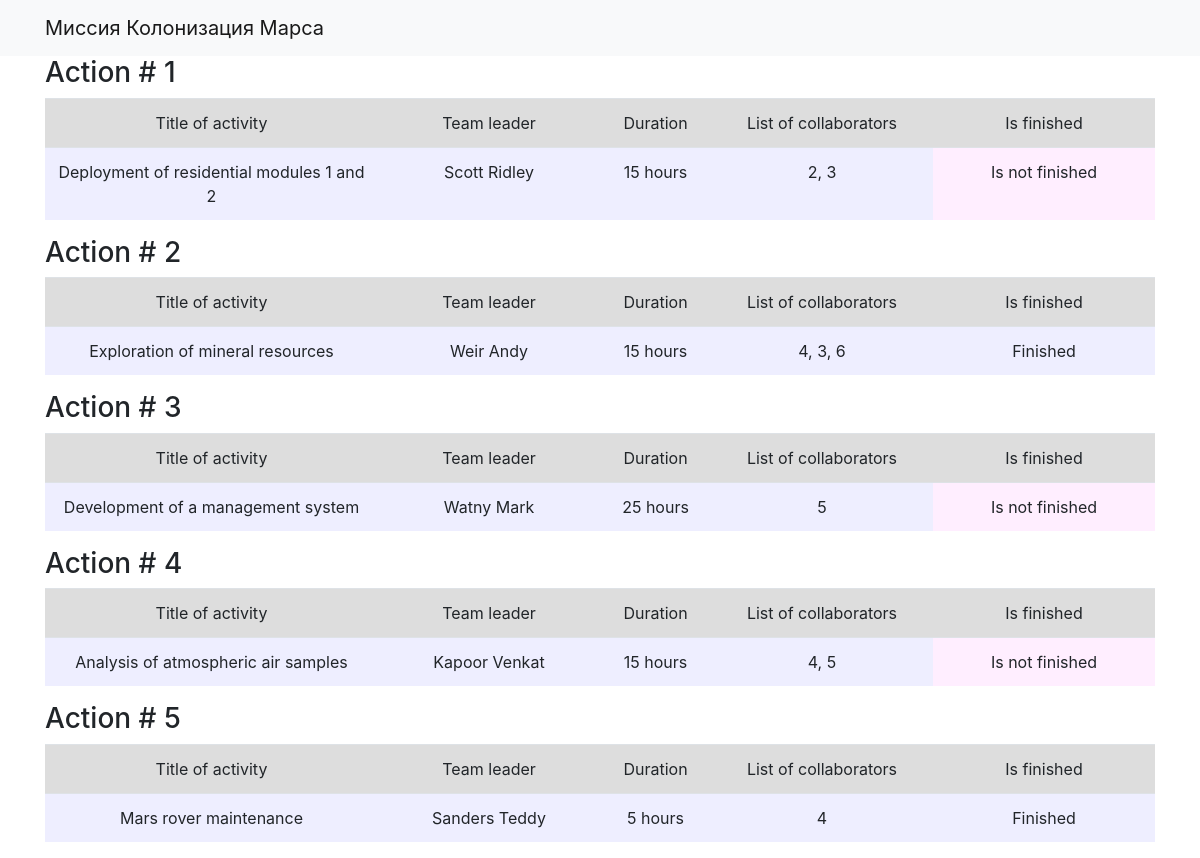
The page / on the database its author committed.
### data/models.py (models this page shows, shortened)
class Jobs(SqlAlchemyBase):
    __tablename__ = "jobs"
    id = sqlalchemy.Column(
        sqlalchemy.Integer, primary_key=True, autoincrement=True)
    job = sqlalchemy.Column(sqlalchemy.String, nullable=True)
    work_size = sqlalchemy.Column(sqlalchemy.Integer, default=0)
    collaborators = sqlalchemy.Column(sqlalchemy.String, nullable=True)
    start_date = sqlalchemy.Column(
        sqlalchemy.DateTime, default=datetime.datetime.now)
    end_date = sqlalchemy.Column(
        sqlalchemy.DateTime, default=datetime.datetime.now)
    is_finished = sqlalchemy.Column(sqlalchemy.Boolean, default=True)
    team_leader = sqlalchemy.Column(
        sqlalchemy.Integer, sqlalchemy.ForeignKey("users.id"))
    user = orm.relationship("User")

class User(SqlAlchemyBase):
    __tablename__ = "users"
    id = sqlalchemy.Column(
        sqlalchemy.Integer, primary_key=True, autoincrement=True)
    surname = sqlalchemy.Column(sqlalchemy.String, nullable=True)
    name = sqlalchemy.Column(sqlalchemy.String, nullable=True)
    age = sqlalchemy.Column(sqlalchemy.Integer, nullable=True)
    position = sqlalchemy.Column(sqlalchemy.String, nullable=True)
    speciality = sqlalchemy.Column(sqlalchemy.String, nullable=True)
    address = sqlalchemy.Column(sqlalchemy.String, nullable=True)
    email = sqlalchemy.Column(
        sqlalchemy.String, index=True, unique=True, nullable=True)
    modified_date = sqlalchemy.Column(
        sqlalchemy.DateTime, default=datetime.datetime.now)
    hashed_password = sqlalchemy.Column(sqlalchemy.String, nullable=True)
    jobs = orm.relationship("Jobs", back_populates="user")

### main.py (the view)
@app.route("/")
def index():
    session = db_session.create_session()
    data = session.query(Jobs, User).where(Jobs.team_leader == User.id).all()
    return render_template("index.html", data=data)

### data/db_session.py (called while the page is built)
def create_session() -> Session:
    global __factory
    return __factory()

### templates/index.html
{% extends 'base.html' %}
{% block content %}
{% for job, user in data %}
    <h3>Action # {{ job.id }}</h3>
    <div>
        <table class="table"  style="text-align: center;">
            <tr>
                <td class="title" width="30%">Title of activity</td>
                <td class="title" width="20%">Team leader</td>
                <td class="title" width="10%">Duration</td>
                <td class="title" width="20%">List of collaborators</td>
                <td class="title" width="20%">Is finished</td>
            </tr>
            <tr>
                <td class="ordinary">{{ job.job.capitalize() }}</td>
                <td class="ordinary">{{ user.surname }} {{ user.name }}</td>
                <td class="ordinary">{{ job.work_size }} hours</td>
                <td class="ordinary">{{ job.collaborators }}</td>
                {% if job.is_finished %}
                <td class="ordinary">Finished</td>
                {% else %}
                <td class="ordinary" style="background: #ffeeff;">Is not finished</td>
                {% endif %}
            </tr>
        </table>
    </div>
{% endfor %}
{% endblock %}

### templates/base.html (shortened to what this page needs)
<!DOCTYPE html>
<html lang="en">
<head>
    <link rel="stylesheet" href="https://stackpath.bootstrapcdn.com/bootstrap/4.4.1/css/bootstrap.min.css"
>
    <link rel="stylesheet" href="{{ url_for('static', filename='css/style.css')}}">
</head>
<body>
    <header>
        <nav class="navbar navbar-light bg-light">
            <div class="container">
                <a href="{{ url_for('index')}}" class="navbar-brand">Миссия Колонизация Марса</a>
            </div>
        </nav>
    </header>
    <main class="container">
        {% block content %}
        {% endblock %}
    </main>
</body>
</html>

### static/css/style.css (style rules this page uses)
.title { background: #ddd; }
.ordinary { background: #eeeeff; }

### rows shown on the page
Jobs: id "1", job "Deployment of residential modules 1 and 2", surname "Scott", name "Ridley", work_size "15", collaborators "2, 3", is_finished "Is not finished"
Jobs: id "2", job "Exploration of mineral resources", surname "Weir", name "Andy", work_size "15", collaborators "4, 3, 6", is_finished "Finished"
Jobs: id "3", job "Development of a management system", surname "Watny", name "Mark", work_size "25", collaborators "5", is_finished "Is not finished"
Jobs: id "4", job "Analysis of atmospheric air samples", surname "Kapoor", name "Venkat", work_size "15", collaborators "4, 5", is_finished "Is not finished"
Jobs: id "5", job "Mars rover maintenance", surname "Sanders", name "Teddy", work_size "5", collaborators "4", is_finished "Finished"
